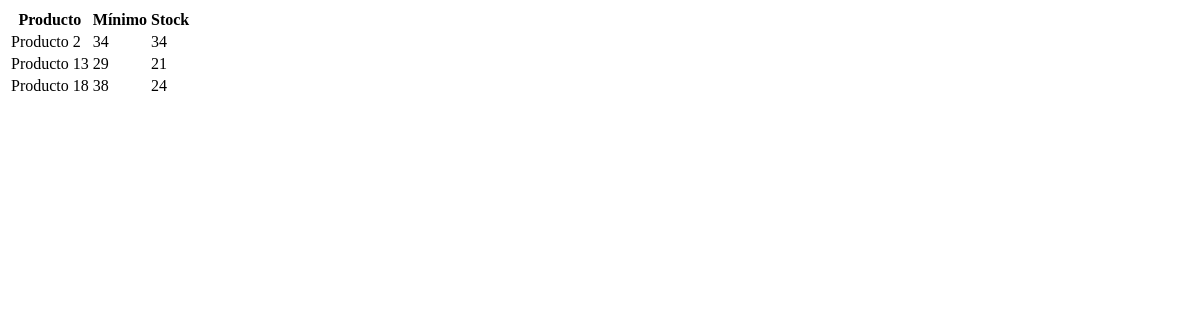
The app's page /dashboard/bajo-minimo/ (signed in), older data.
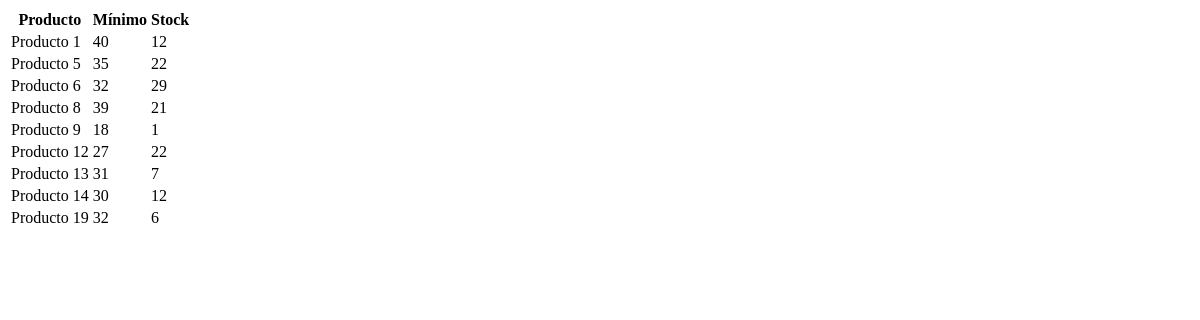
The same page, newer data.
### products/models.py (models this page shows, shortened)
class Product(models.Model):
    organization = models.ForeignKey(
        Organization,
        on_delete=models.CASCADE,
        related_name="products",
        db_index=True,
        null=True,
        blank=True,
    )
    name = models.CharField(max_length=150, db_index=True)
    sku = models.CharField(max_length=50, db_index=True)
    category = models.ForeignKey(
        Category,
        on_delete=models.SET_NULL,
        null=True,
        related_name='products'
    )
    supplier = models.ForeignKey(
        Supplier,
        on_delete=models.SET_NULL,
        null=True,
        blank=True,
        related_name='products'
    )
    stock = models.IntegerField(default=0)
    min_stock = models.IntegerField(default=0)
    cost_price = models.DecimalField(max_digits=10, decimal_places=2, default=0)
    sale_price = models.DecimalField(max_digits=10, decimal_places=2, default=0)
    image = models.ImageField(upload_to=product_image_path, blank=True, null=True)
    last_low_stock_alert = models.DateTimeField(null=True, blank=True)
    created_at = models.DateTimeField(auto_now_add=True)
    updated_at = models.DateTimeField(auto_now=True)
    class Meta:
        ordering = ['name']
        indexes = [
            models.Index(fields=["organization", "name"]),
            models.Index(fields=["organization", "sku"]),
        ]

### dashboard/views/metrics.py (the view)
# urls.py: path("bajo-minimo/", dashboard_low_stock, name="dashboard_low_stock"),
def dashboard_low_stock(request):
    low_stock = get_low_stock()
    return render(request, "dashboard/partials/low_stock.html", {"low_stock": low_stock})

### accounts/context_processors.py (called while the page is built)
def permissions(request):
    user = request.user
    return {
        "can_manage_products": can_manage_products(user),
        "can_manage_orders": can_manage_orders(user),
        "can_view_dashboard": can_view_dashboard(user),
        "can_view_products": can_view_products(user),
        "can_create_products": can_create_products(user),
        "can_edit_products": can_edit_products(user),
        "can_delete_products": can_delete_products(user),
        "can_export_products": can_export_products(user),
        "can_view_inventory": can_view_inventory(user),
        "can_create_inventory": can_create_inventory(user),
        "can_edit_inventory": can_edit_inventory(user),
        "can_delete_inventory": can_delete_inventory(user),
        "can_confirm_inventory": can_confirm_inventory(user),
    }

### accounts/permissions.py (called while the page is built)
def _get_membership(user):
    if not user.is_authenticated:
        return None
    request = getattr(user, "_request", None)
    if request and hasattr(request, "membership"):
        return request.membership
    return (
        Membership.objects
        .filter(user=user, is_active=True)
        .select_related("organization")
        .first()
    )

### dashboard/templates/dashboard/partials/low_stock.html
<table class="table table-striped">
    <thead class="table-danger">
        <tr>
            <th>Producto</th>
            <th>Mínimo</th>
            <th>Stock</th>
        </tr>
    </thead>
    <tbody>
        {% if low_stock %}
            {% for item in low_stock %}
            <tr>
                <td>{{ item.product.name }}</td>
                <td>{{ item.min_stock }}</td>
                <td>{{ item.quantity }}</td>
            </tr>
            {% endfor %}
        {% else %}
            <tr>
                <td colspan="3" class="text-center">No hay productos bajo mínimo.</td>
            </tr>
        {% endif %}
    </tbody>
</table>

Row changes from the older to the newer data that the page shows:
no longer on this page (row edited): Product: product.name "Producto 2", min_stock "34", quantity "34"
no longer on this page (row edited): Product: product.name "Producto 18", min_stock "38", quantity "24"
now on this page (row edited): Product: product.name "Producto 1", min_stock "40", quantity "12"
now on this page (row edited): Product: product.name "Producto 5", min_stock "35", quantity "22"
now on this page (row edited): Product: product.name "Producto 6", min_stock "32", quantity "29"
now on this page (row edited): Product: product.name "Producto 8", min_stock "39", quantity "21"
now on this page (row edited): Product: product.name "Producto 9", min_stock "18", quantity "1"
now on this page (row edited): Product: product.name "Producto 12", min_stock "27", quantity "22"
changed Product "Producto 13": min_stock "29" → "31"; quantity "21" → "7"
now on this page (row edited): Product: product.name "Producto 14", min_stock "30", quantity "12"
now on this page (row edited): Product: product.name "Producto 19", min_stock "32", quantity "6"
